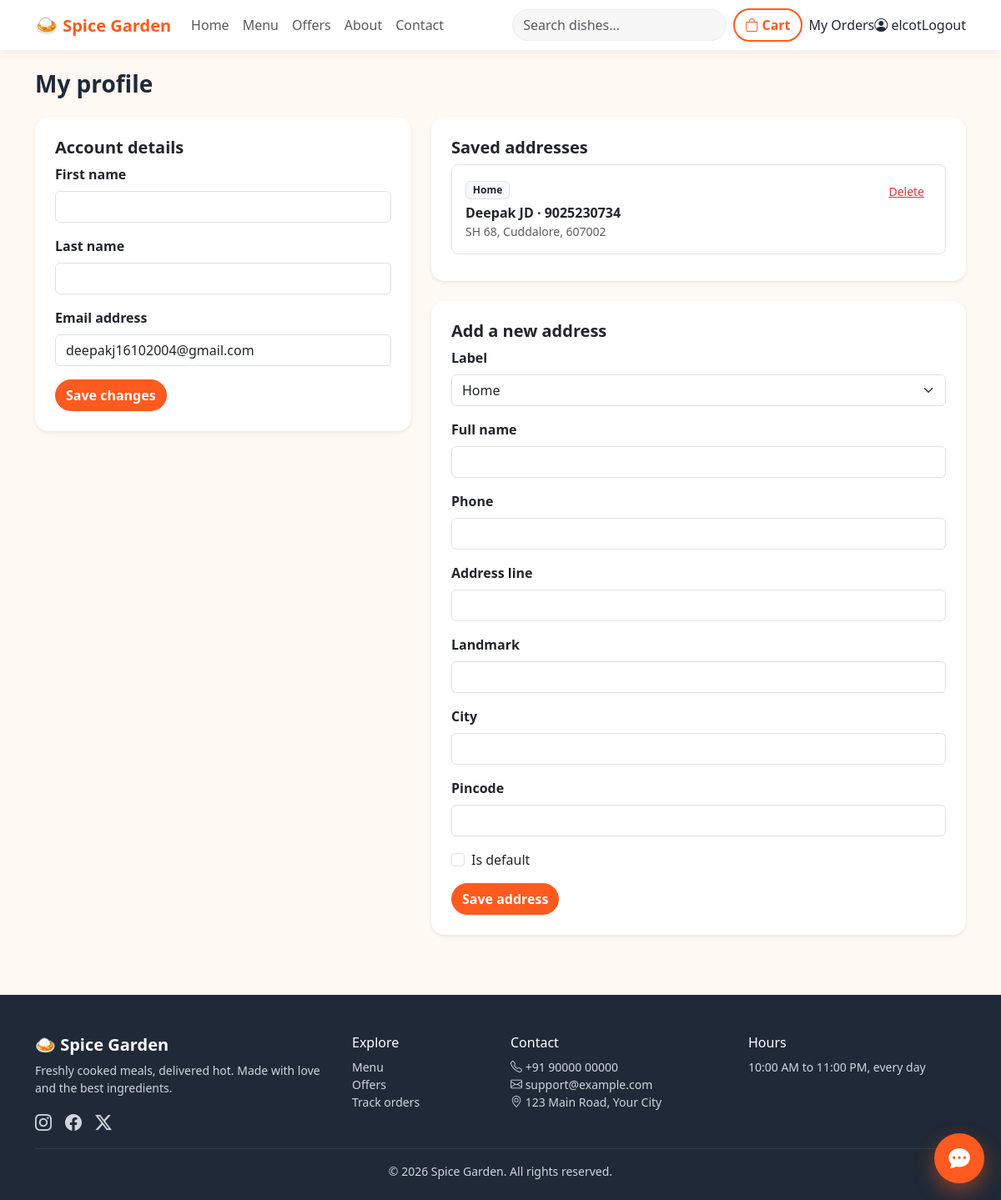
/profile/ (signed in), run on the app's committed database.
### accounts/models.py (models this page shows, shortened)
class Address(models.Model):
    class Label(models.TextChoices):
        HOME = "home", "Home"
        WORK = "work", "Work"
        OTHER = "other", "Other"
    user = models.ForeignKey(settings.AUTH_USER_MODEL, on_delete=models.CASCADE, related_name="addresses")
    label = models.CharField(max_length=10, choices=Label.choices, default=Label.HOME)
    full_name = models.CharField(max_length=120)
    phone = models.CharField(max_length=15, validators=[phone_validator])
    line1 = models.CharField("Address line", max_length=200)
    landmark = models.CharField(max_length=120, blank=True)
    city = models.CharField(max_length=80)
    pincode = models.CharField(max_length=6, validators=[pincode_validator])
    is_default = models.BooleanField(default=False)
    created_at = models.DateTimeField(auto_now_add=True)
    class Meta:
        ordering = ["-is_default", "-created_at"]
    @property
    def as_text(self):
        parts = [self.line1, self.landmark, self.city, self.pincode]
        return ", ".join(p for p in parts if p)

### accounts/views.py (the view, shortened to what this page needs)
# urls.py: path("profile/", views.profile, name="profile"),
@login_required
def profile(request):
    profile_form = ProfileForm(instance=request.user)
    address_form = AddressForm(initial={"full_name": request.user.get_full_name()})
    return render(request, "profile.html", {
        "profile_form": profile_form,
        "address_form": address_form,
        "addresses": request.user.addresses.all(),
    })

### accounts/forms.py
class ProfileForm(forms.ModelForm):
    class Meta:
        model = User
        fields = ("first_name", "last_name", "email")
    def __init__(self, *args, **kwargs):
        super().__init__(*args, **kwargs)
        style_fields(self)

class AddressForm(forms.ModelForm):
    class Meta:
        model = Address
        fields = ("label", "full_name", "phone", "line1", "landmark", "city", "pincode", "is_default")
    def __init__(self, *args, **kwargs):
        super().__init__(*args, **kwargs)
        style_fields(self)

### accounts/forms.py (called while the page is built)
def style_fields(form):
    for field in form.fields.values():
        widget = field.widget
        if isinstance(widget, forms.RadioSelect):
            css = ""
        elif isinstance(widget, forms.CheckboxInput):
            css = "form-check-input"
        elif isinstance(widget, forms.Select):
            css = "form-select"
        else:
            css = "form-control"
        if css:
            widget.attrs["class"] = (widget.attrs.get("class", "") + " " + css).strip()
    return form

### orders/context_processors.py (called while the page is built)
def cart(request):
    cart_data = request.session.get("cart", {})
    return {"cart_count": sum(cart_data.values())}

def site(request):
    return {
        "site": {
            "name": settings.RESTAURANT_NAME,
            "hours": settings.RESTAURANT_HOURS,
            "address": settings.RESTAURANT_ADDRESS,
            "email": settings.SUPPORT_EMAIL,
            "phone": settings.SUPPORT_PHONE,
        }
    }

### templates/profile.html (shortened to what this page needs)
{% extends "base.html" %}
{% block content %}
<div class="container py-4">
  <h1 class="h3 fw-bold mb-4">My profile</h1>
  <div class="row g-4">
    <div class="col-lg-5">
      <div class="card border-0 shadow-sm rounded-4 p-4">
        <h2 class="h5 fw-bold">Account details</h2>
        <form method="post">
          {% include "partials/form_fields.html" with form=profile_form %}
          <button class="btn btn-brand" type="submit">Save changes</button>
        </form>
      </div>
    </div>
    <div class="col-lg-7">
      <div class="card border-0 shadow-sm rounded-4 p-4 mb-4">
        <h2 class="h5 fw-bold">Saved addresses</h2>
        {% for address in addresses %}
          <div class="d-flex justify-content-between align-items-start border rounded-3 p-3 mb-2">
            <div>
              <span class="badge bg-light text-dark border">{{ address.get_label_display }}</span>
              <div class="fw-semibold mt-1">{{ address.full_name }} · {{ address.phone }}</div>
              <div class="small text-muted">{{ address.as_text }}</div>
            </div>
            <form method="post" action="{% url 'address_delete' address.pk %}">
              <button class="btn btn-sm btn-link text-danger" type="submit">Delete</button>
            </form>
          </div>
        {% empty %}
          <p class="text-muted">No addresses saved yet.</p>
        {% endfor %}
      </div>
      <div class="card border-0 shadow-sm rounded-4 p-4">
        <h2 class="h5 fw-bold">Add a new address</h2>
        <form method="post">
          {% include "partials/form_fields.html" with form=address_form %}
          <button class="btn btn-brand" type="submit">Save address</button>
        </form>
      </div>
    </div>
  </div>
</div>
{% endblock %}

### templates/base.html (shortened to what this page needs)
{% load static %}
<!doctype html>
<html lang="en">
<head>
  <link href="https://cdn.jsdelivr.net/npm/bootstrap@5.3.3/dist/css/bootstrap.min.css" rel="stylesheet">
  <link href="https://cdn.jsdelivr.net/npm/bootstrap-icons@1.11.3/font/bootstrap-icons.min.css" rel="stylesheet">
  <link href="{% static 'css/style.css' %}" rel="stylesheet">
  <link href="{% static 'css/chatbot.css' %}" rel="stylesheet">
</head>
<body class="d-flex flex-column min-vh-100">
<nav class="navbar navbar-expand-lg sticky-top brand-nav">
  <div class="container">
    <a class="navbar-brand fw-bold" href="{% url 'home' %}"><span class="brand-logo">🍛</span> {{ site.name }}</a>
    <div class="collapse navbar-collapse" id="mainNav">
      <ul class="navbar-nav me-auto">
        <li class="nav-item"><a class="nav-link" href="{% url 'home' %}">Home</a></li>
        <li class="nav-item"><a class="nav-link" href="{% url 'menu' %}">Menu</a></li>
        <li class="nav-item"><a class="nav-link" href="{% url 'home' %}#offers">Offers</a></li>
        <li class="nav-item"><a class="nav-link" href="{% url 'home' %}#about">About</a></li>
        <li class="nav-item"><a class="nav-link" href="#contact">Contact</a></li>
      </ul>
      <form class="search-form me-lg-2 my-2 my-lg-0" action="{% url 'menu' %}" method="get" role="search">
        <input class="form-control" type="search" name="q" placeholder="Search dishes…" aria-label="Search dishes" value="{{ request.GET.q }}">
      </form>
      <a class="btn btn-outline-brand me-lg-2 mb-2 mb-lg-0" href="{% url 'cart' %}" aria-label="View cart">
        <i class="bi bi-bag"></i> Cart {% if cart_count %}<span class="badge bg-brand">{{ cart_count }}</span>{% endif %}
      </a>
      {% if user.is_authenticated %}
        <a class="nav-link" href="{% url 'order_list' %}">My Orders</a>
        <a class="nav-link" href="{% url 'profile' %}"><i class="bi bi-person-circle"></i> {{ user.first_name|default:user.username }}</a>
        <form method="post" action="{% url 'logout' %}" class="d-inline">
          <button class="btn btn-link nav-link" type="submit">Logout</button>
        </form>
      {% else %}
        <a class="btn btn-brand me-2" href="{% url 'login' %}">Login</a>
        <a class="btn btn-outline-brand" href="{% url 'signup' %}">Sign up</a>
      {% endif %}
    </div>
  </div>
</nav>
<main class="flex-grow-1">
  {% block content %}{% endblock %}
</main>
<footer class="site-footer mt-5 pt-5 pb-4" id="contact">
  <div class="container">
    <div class="row g-4">
      <div class="col-md-4">
        <h5 class="text-white fw-bold">🍛 {{ site.name }}</h5>
        <p class="small">Freshly cooked meals, delivered hot. Made with love and the best ingredients.</p>
        <div class="d-flex gap-3 fs-5">
          <a href="#" aria-label="Instagram"><i class="bi bi-instagram"></i></a>
          <a href="#" aria-label="Facebook"><i class="bi bi-facebook"></i></a>
          <a href="#" aria-label="Twitter"><i class="bi bi-twitter-x"></i></a>
        </div>
      </div>
      <div class="col-6 col-md-2">
        <h6 class="text-white">Explore</h6>
        <ul class="list-unstyled small">
          <li><a href="{% url 'menu' %}">Menu</a></li>
          <li><a href="{% url 'home' %}#offers">Offers</a></li>
          <li><a href="{% url 'order_list' %}">Track orders</a></li>
        </ul>
      </div>
      <div class="col-6 col-md-3">
        <h6 class="text-white">Contact</h6>
        <ul class="list-unstyled small">
          <li><i class="bi bi-telephone"></i> {{ site.phone }}</li>
          <li><i class="bi bi-envelope"></i> {{ site.email }}</li>
          <li><i class="bi bi-geo-alt"></i> {{ site.address }}</li>
        </ul>
      </div>
      <div class="col-md-3">
        <h6 class="text-white">Hours</h6>
        <p class="small">{{ site.hours }}</p>
      </div>
    </div>
    <hr class="border-secondary">
    <p class="small text-center mb-0">© {% now "Y" %} {{ site.name }}. All rights reserved.</p>
  </div>
</footer>
{% include "partials/chatbot.html" %}
</body>
</html>

### templates/partials/form_fields.html (shortened to what this page needs)
{% for field in form %}
  <div class="mb-3">
    {% if field.field.widget.input_type == "checkbox" %}
      <div class="form-check">
        {{ field }}
        <label class="form-check-label" for="{{ field.id_for_label }}">{{ field.label }}</label>
      </div>
    {% else %}
      <label class="form-label fw-semibold" for="{{ field.id_for_label }}">{{ field.label }}</label>
      {{ field }}
    {% endif %}
  </div>
{% endfor %}

### static/css/style.css (style rules this page uses)
:root { --brand: #ff5a1f; --brand-dark: #e8480c; --coral: #ff7a59; --ink: #1f2937; --muted: #6b7280; --bg: #fff8f3; }
body { background: var(--bg); color: var(--ink); font-family: system-ui, -apple-system, "Segoe UI", Roboto, Helvetica, Arial, sans-serif; }
.btn-brand { background: var(--brand); border-color: var(--brand); color: #fff; border-radius: 999px; font-weight: 600; transition: background .2s, transform .15s; }
.btn-outline-brand { color: var(--brand); border: 2px solid var(--brand); border-radius: 999px; font-weight: 600; }
.brand-nav { background: #fff; box-shadow: 0 2px 12px rgba(0,0,0,.06); }
.navbar-brand { color: var(--brand) !important; }
.brand-logo { font-size: 1.4rem; }
.search-form { min-width: 220px; }
.search-form .form-control { border-radius: 999px; background: #f7f7f7; border: 1px solid #eee; }
.site-footer { background: #1f2937; color: #d1d5db; }
.site-footer a { color: #d1d5db; text-decoration: none; }
.card { transition: box-shadow .2s; }

### data on the page
Address: label "Home", full_name "Deepak JD", phone "9025230734", as_text "SH 68, Cuddalore, 607002"

### other printed values
{{ site.name }} "Spice Garden"
{{ user.first_name|default:user.username }} "elcot"
{{ field.label }} "First name" "Last name" "Email address" "Label" "Full name" "Phone" "Address line" "Landmark" "City" "Pincode"
{{ field.label }} "Is default"
{{ site.phone }} "+91 90000 00000"
{{ site.email }} "support@example.com"
{{ site.address }} "123 Main Road, Your City"
{{ site.hours }} "10:00 AM to 11:00 PM, every day"
